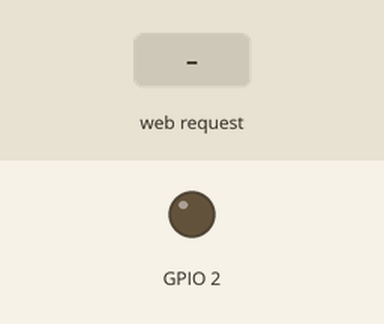
Recording of a program running on a simulated ESP32. Parts: output pins drawn as LEDs (lit = HIGH). The inputs (shaded band) are chosen by the test bench. What the program prints to the serial monitor is not drawn.

Above: at 1.5 s.
1.6 s: HTTP request GET /led_yak received
At 2.2 s:
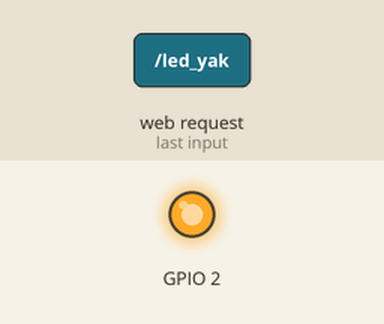
3.1 s: HTTP request GET /led_sondur received
At 4.5 s:
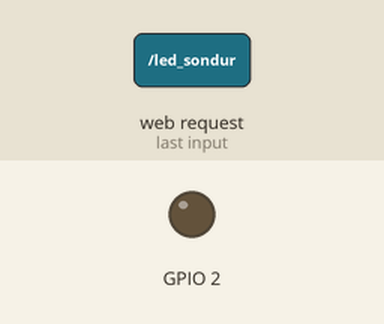
Timing chart, 0 to 6.1 s (numbered marks = the images above; inputs shaded):
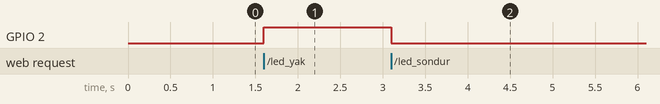

Measured:
- after the input at 1.6 s, GPIO 2: LOW → HIGH at once
- after the input at 3.1 s, GPIO 2: HIGH → LOW at once

The program:

main.cpp
```cpp
#include <Arduino.h>
#include <WiFi.h>
#include <WebServer.h>

const char *SSID = "Erdem_ESP";
const char *password = "31012006";
WebServer sunucu(80);

void mainpage()
{
sunucu.send(200, "text/html", "<h1>Lorem ipsum dolor sit amet consectetur adipisicing elit. Quasi quia, velit ea quidem tenetur suscipit aspernatur dolores praesentium repellendus ab alias dolor dicta incidunt autem. Consequatur, molestias culpa sapiente saepe deserunt expedita consectetur minima repellendus ea? Unde ratione, atque pariatur vel reiciendis at expedita placeat, nemo deserunt distinctio dignissimos alias cum vitae saepe, necessitatibus quibusdam quidem! Ducimus praesentium impedit placeat assumenda ut animi sint sapiente suscipit dignissimos distinctio nihil atque quibusdam maxime adipisci, inventore aspernatur? Eligendi beatae unde, dicta qui amet consequatur, cumque distinctio corrupti dolor libero eveniet eius placeat, expedita possimus. At amet assumenda, vitae molestias consequuntur dolor voluptate in illum distinctio odio, rem placeat, labore provident itaque! Dolores atque labore commodi. Ea deserunt cumque, illo vitae dolorum blanditiis dolores dolore ad aliquid ducimus reprehenderit autem vel nostrum? Commodi error, tempora voluptatem velit repellendus sequi qui doloremque minus architecto vero quae est perspiciatis. Consequatur inventore ipsum dolor cumque. Mollitia tenetur animi rerum soluta itaque, ducimus fugiat non totam vitae incidunt, delectus ratione doloribus illum id corporis harum dolorem possimus aliquid? Praesentium ab qui voluptates cum tenetur, eaque vero quas magni obcaecati tempora quisquam quis nostrum iusto neque voluptate beatae sit, exercitationem odit consectetur? Quisquam dolorum laudantium sit exercitationem numquam velit quia corrupti adipisci aperiam commodi et ducimus, consectetur maiores a! Omnis alias quasi enim repudiandae atque deserunt. Tempore numquam, dicta fugit veniam, placeat voluptatibus voluptas qui laboriosam quia quos minus inventore quod consectetur labore consequatur earum sunt id recusandae illum sed voluptatem est? Voluptas illo maxime qui quis nam deleniti officia saepe dolorum quisquam explicabo officiis amet, distinctio perspiciatis quae inventore in dolores molestiae ab debitis dignissimos ad architecto laboriosam minima laudantium! Placeat natus cumque possimus quasi totam, asperiores iste necessitatibus quisquam fugit repellendus doloremque unde libero. Natus, assumenda laudantium fugiat a asperiores quos quas impedit illo necessitatibus at commodi quidem et, earum modi cum soluta distinctio optio placeat nemo quis tempora id? Iure rerum odit optio ipsum, sed magni! Aut nisi voluptatem necessitatibus quos a quasi harum nesciunt magni facilis fuga in adipisci deleniti earum inventore, consequuntur velit, placeat optio laudantium numquam itaque facere minima nam vel eos? Corporis culpa sequi illum deserunt porro possimus itaque dolore perferendis aspernatur numquam ipsa, illo incidunt assumenda sunt iste totam quasi aperiam, provident reprehenderit officia reiciendis neque animi eius quisquam. Error, autem. Quia, consequatur rem ipsa id quidem dignissimos eaque impedit rerum laborum natus dolorum deserunt enim quaerat maiores ab corporis ad animi quae inventore sequi labore? Nesciunt minus est, perspiciatis mollitia ad provident ipsa eos libero cum corporis pariatur corrupti temporibus neque quasi doloremque illum placeat delectus ea possimus at sequi ut. Id possimus ut ipsam consequatur non in nulla optio consequuntur quia, quidem fugit ad laudantium quibusdam rerum. Recusandae adipisci assumenda error nulla asperiores consequuntur corporis itaque doloribus unde suscipit dignissimos quis magnam sunt aspernatur veniam quod a beatae, sed temporibus dolores nisi? Eaque aliquid tempora vitae cupiditate non atque, reprehenderit at suscipit voluptas praesentium sunt ratione accusamus alias dignissimos necessitatibus ad fugiat eligendi reiciendis. Mollitia eaque autem quam tempora, tempore corporis ipsum cupiditate maiores recusandae voluptate ab soluta pariatur earum quia neque assumenda reprehenderit veritatis delectus laudantium libero voluptas placeat id debitis rem! Fuga sit neque sunt modi consequatur possimus quasi quis eveniet? Molestiae minima odio possimus blanditiis nemo facilis vitae est exercitationem officiis! Consequatur hic in cumque placeat sunt eligendi, vel vitae similique officia quidem atque ratione nostrum neque dolorem quisquam, nobis facilis. Natus accusantium delectus totam expedita sunt sed adipisci quisquam molestiae consequatur, ducimus doloribus omnis eveniet facilis doloremque harum necessitatibus suscipit, dolorum ratione similique amet sapiente cumque? Esse sequi, culpa neque voluptas molestias nemo quisquam odio eum eligendi? Provident, autem. Facilis aperiam ea quia veniam dignissimos consequuntur laudantium quibusdam fuga ab, cumque architecto, cum neque aut, mollitia saepe officiis eaque quo temporibus! Ea molestiae error dolor aliquid similique ab facere numquam, incidunt quasi veritatis tempora rem, dignissimos unde sequi aliquam beatae laboriosam libero quam eos veniam consequatur. Ad cupiditate doloribus vero explicabo eos fuga optio quia molestias? Dolor cum ab, esse odit recusandae aliquam, iure, maxime laboriosam eius veniam vero quasi officia! Maiores voluptatibus ex explicabo cum obcaecati, magni inventore dolor officia doloremque asperiores in. Fugit voluptates, autem deleniti officia accusantium cum enim inventore, dignissimos consequuntur officiis suscipit? Sapiente, animi totam. Nostrum nemo, hic quod doloremque voluptatem fugiat magnam totam reprehenderit autem, aliquid rerum temporibus voluptate, praesentium a deserunt neque maiores ipsam delectus accusantium similique. Ex ducimus, velit in incidunt, quaerat vitae quia harum assumenda quisquam modi omnis aut tenetur! Distinctio suscipit illo quidem. Reiciendis ab magnam architecto vel veritatis odit dolores quam sunt quaerat iusto quia unde perferendis voluptatum ipsam magni accusamus cum impedit sapiente earum quos, dignissimos, nemo autem quis. Repudiandae, exercitationem quidem voluptatibus consectetur nobis rem autem, quod veritatis molestias corporis ipsa quisquam omnis voluptatum odio dicta numquam minima vel! Nulla quia voluptatem saepe mollitia adipisci a soluta. Illum, temporibus enim. Recusandae iste quibusdam rem, quam repellendus adipisci reiciendis veniam tempore debitis aspernatur, aperiam fuga dignissimos, repudiandae ipsum esse. Quas, tempora earum. Et, neque ea voluptatem assumenda omnis qui odio aliquam tempore alias exercitationem, aut dolorem tempora laudantium numquam necessitatibus nam. Odit, nesciunt obcaecati. Repudiandae atque officiis voluptates quaerat illum maxime placeat suscipit doloribus eos facere quidem distinctio porro asperiores sequi temporibus repellendus corporis at ipsam odio soluta hic nihil nostrum, velit inventore? Ex officia quisquam numquam harum aspernatur consequuntur soluta porro id ullam atque optio laborum velit corporis qui praesentium quis illo minus nulla, doloribus maxime, libero sed commodi non. Odit omnis eveniet nobis vel autem adipisci sapiente voluptatum accusamus quibusdam commodi, quisquam impedit sunt culpa sint repellat eum dolorum aspernatur! Dignissimos reiciendis eligendi eveniet delectus quaerat aspernatur, repellendus atque iste consequatur, harum sit, alias culpa voluptate natus eum esse dolorem id deserunt. Sunt nulla sequi vel laudantium debitis cupiditate nemo at dolore nostrum modi totam praesentium natus libero, nihil odit sapiente unde, quasi quas repellat, vitae tempora ducimus animi ex reiciendis. Dignissimos quis neque voluptatibus nostrum, laboriosam ipsum provident, dolorem ullam voluptatum suscipit ab quas repellendus error minima, quos ea.</h1>");
}

void iletisim()
{
sunucu.send(200, "text/html", "<h1> Iletisim No: 0555 555 55 55</h1>");
}

void hakkinda()
{
  sunucu.send(200, "text/html", "<h1> Erdem 21 yasinda bursada yasiyor.</h1>"
  "<h1> Mehmet Ali 20 yasinda kutahyada yasiyor. </h1>");
}
void led_yak_fonk()
{
 sunucu.send(200, "text/html", "<h1> LED yaniyor</h1>");
 digitalWrite(2,HIGH);
}

void led_sondur_fonk()
{
  sunucu.send(200, "text/html", "<h1> LED Sondu</h1>");
  digitalWrite(2,LOW);
}

void bilinmeyen_sayfa_fonk()
{
  sunucu.send(200,"text/html", "<h1> 404</h1>");
}


void setup() {
  pinMode(2,OUTPUT); // 2 numaralı GPIO'yu çıkış yap.
  Serial.begin(115200);
  delay(300);
  Serial.println("Sunucu ornegi");
  WiFi.softAP(SSID, password);
  IPAddress myIP = WiFi.softAPIP();
  Serial.print("Erisim noktasi IP adresi: ");
  Serial.println(myIP);

  sunucu.on("/", mainpage);
  sunucu.on("/led_yak", led_yak_fonk);
  sunucu.on("/led_sondur", led_sondur_fonk);
  sunucu.on("/iletisim", iletisim);
  sunucu.on("/hakkinda", hakkinda);
  sunucu.onNotFound(bilinmeyen_sayfa_fonk);
  sunucu.begin();
}

void loop() {
  sunucu.handleClient();
}
```
